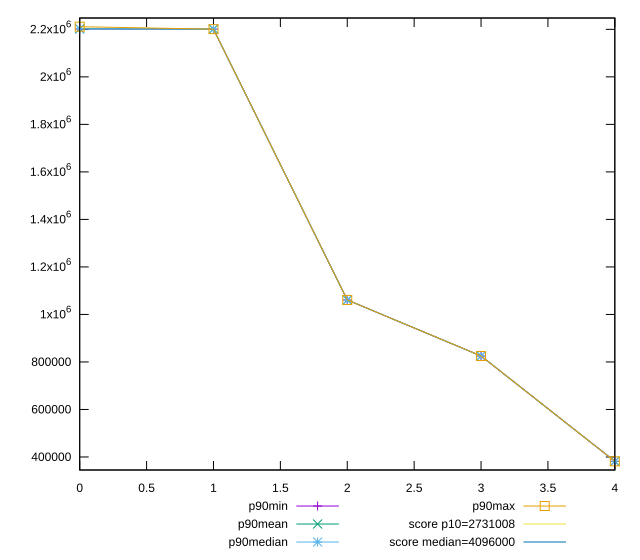

Recreate this plot in gnuplot.
reset

$p90Min <<EOF
0 2201597
1 2200792
2 1060951
3 825153
4 381796
EOF

$p90Mean <<EOF
0 2202396.1276595746
1 2200794.914893617
2 1060952.244680851
3 825154.1702127659
4 381797.09574468085
EOF

$p90Median <<EOF
0 2201976
1 2200795
2 1060952
3 825154
4 381797
EOF

$p90Max <<EOF
0 2211156
1 2200796
2 1060953
3 825155
4 381798
EOF

set key outside below
set xrange [0:4]
set yrange [345208.8:2247743.2]
set trange [345208.8:2247743.2]
set terminal svg size 640, 560 enhanced background rgb 'white'
set output "report_00016_2021-02-10T13-31-48.338Z/total-byte-weight/progression/value.svg"

plot $p90Min title "p90min" with linespoints, \
     $p90Mean title "p90mean" with linespoints, \
     $p90Median title "p90median" with linespoints, \
     $p90Max title "p90max" with linespoints, \
     2731008 title "score p10=2731008", \
     4096000 title "score median=4096000"

reset
